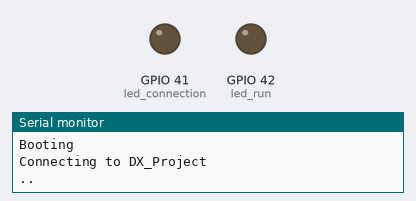
A sketch run on a simulated ESP32. Parts: output pins drawn as LEDs (lit = HIGH), the last lines printed to the serial monitor. WiFi joins after 1.5 s; servers stay silent unless stated; random numbers use the default seed unless the sketch sets one; no MQTT or app messages arrive unless stated.

Above: at 0.6 s.
At 1.7 s:
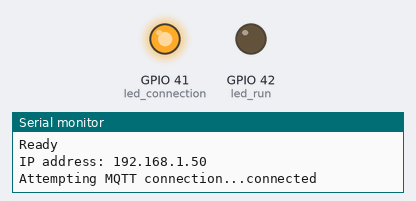
At 70.8 s:
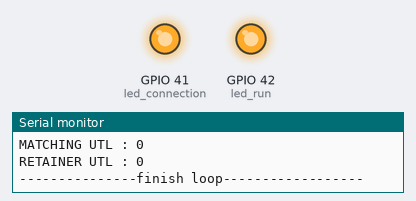
Timing chart, 0 to 77.2 s (numbered marks = the images above):
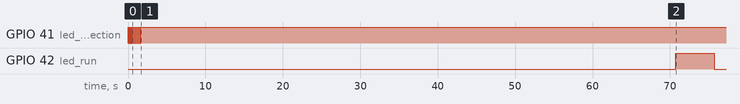

The sketch:

MBRC01_watch_dog.ino
```cpp
#include <WiFi.h>
#include <ESPmDNS.h>
#include <WiFiUdp.h>
#include <ArduinoOTA.h>
#include <PubSubClient.h>
#include <ModbusMaster.h>
#include <esp_task_wdt.h>
#define WDT_TIMEOUT 300

ModbusMaster node;

#define led_connection 41
#define led_run 42


const char* ssid = "DX_Project";
const char* password = "natmms22";
//const char* ssid = "TP-Link_EF46";
//const char* password = "98148813";
const char* mqtt_server = "192.168.1.2";

IPAddress local_IP(192, 168, 1, 12); // Static IP address192.168.100.164
IPAddress gateway(192, 168, 1, 1);    // Gateway IP address
IPAddress subnet(255, 255, 255, 0);     // subnet

char Machine_no[] = "MBRC01";

WiFiClient espClient;
PubSubClient client(espClient);

/*void led()
{
  digitalWrite(led_connection , HIGH);
  delay(100);
  digitalWrite(led_connection , LOW);
  delay(100);
}*/

int count_connection;

void setup_wifi()
{
  esp_task_wdt_reset();
  delay(10);
  // We start by connecting to a WiFi network
  Serial.println();
  Serial.print("Connecting to ");
  Serial.println(ssid);

  WiFi.config(local_IP, gateway, subnet);
  WiFi.mode(WIFI_STA);
  WiFi.begin(ssid, password);

  while (WiFi.status() != WL_CONNECTED)
  {
    esp_task_wdt_reset();
    count_connection++;
    digitalWrite(led_connection, HIGH);delay(100);digitalWrite(led_connection, LOW);delay(100);
    Serial.print(".");
    if(count_connection>20)
    {
      ESP.restart();
    }
  }

  randomSeed(micros());

  Serial.println("");
  Serial.println("WiFi connected");
  Serial.println("IP address: ");
  Serial.println(WiFi.localIP());
}

void callback(char* topic, byte* payload, unsigned int length)
{
  esp_task_wdt_reset();
  Serial.print("Message arrived [");
  Serial.print(topic);
  Serial.print("] ");
  for (int i = 0; i < length; i++) {
    Serial.print((char)payload[i]);
  }
  Serial.println();

  // Switch on the LED if an 1 was received as first character
  if ((char)payload[0] == '1') {
    //digitalWrite(BUILTIN_LED, LOW);   // Turn the LED on (Note that LOW is the voltage level
    // but actually the LED is on; this is because
    // it is active low on the ESP-01)
  } else {
    //digitalWrite(BUILTIN_LED, HIGH);  // Turn the LED off by making the voltage HIGH
  }

}

int timeout ;

void reconnect()
{
  esp_task_wdt_reset();
  // Loop until we're reconnected
  if(!client.connected())
  {
    digitalWrite(led_connection, HIGH);
    Serial.print("Attempting MQTT connection...");
    // Create a random client ID
    String clientId = "ESP8266Client-";
    clientId += String(random(0xffff), HEX);
    // Attempt to connect
    if (client.connect(clientId.c_str())) {
      Serial.println("connected");
      // Once connected, publish an announcement...
      //client.publish("outTopic", "hello world");
      // ... and resubscribe
      client.subscribe("inTopic");
    } else {
      Serial.print("failed, rc=");
      Serial.print(client.state());
      Serial.println(" try again in 5 seconds");
      // Wait 5 seconds before retrying
      //delay(5000);
      digitalWrite(led_connection, HIGH);delay(300);digitalWrite(led_connection, LOW);delay(300);
      timeout++;
      if(timeout >= 10)
      {
        ESP.restart();
      }
    }
  }
}

void setup()
{
  Serial.begin(9600);
  Serial1.begin(9600);
  esp_task_wdt_init(WDT_TIMEOUT, true);
  esp_task_wdt_add(NULL);
  esp_task_wdt_reset();
  node.begin(1,Serial1);
  pinMode ( led_connection , OUTPUT);
  pinMode ( led_run, OUTPUT);
  Serial.println("Booting");
  setup_wifi();

  // Port defaults to 3232
  // ArduinoOTA.setPort(3232);

  // Hostname defaults to esp3232-[MAC]
  ArduinoOTA.setHostname(Machine_no);

  // No authentication by default
  ArduinoOTA.setPassword("1234");

  // Password can be set with it's md5 value as well
  // MD5(admin) = 21232f297a57a5a743894a0e4a801fc3
  // ArduinoOTA.setPasswordHash("21232f297a57a5a743894a0e4a801fc3");

  ArduinoOTA
    .onStart([]() {
      String type;
      if (ArduinoOTA.getCommand() == U_FLASH)
        type = "sketch";
      else // U_SPIFFS
        type = "filesystem";

      // NOTE: if updating SPIFFS this would be the place to unmount SPIFFS using SPIFFS.end()
      Serial.println("Start updating " + type);
    })
    .onEnd([]() {
      Serial.println("\nEnd");
    })
    .onProgress([](unsigned int progress, unsigned int total) {
      Serial.printf("Progress: %u%%\r", (progress / (total / 100)));
    })
    .onError([](ota_error_t error) {
      Serial.printf("Error[%u]: ", error);
      if (error == OTA_AUTH_ERROR) Serial.println("Auth Failed");
      else if (error == OTA_BEGIN_ERROR) Serial.println("Begin Failed");
      else if (error == OTA_CONNECT_ERROR) Serial.println("Connect Failed");
      else if (error == OTA_RECEIVE_ERROR) Serial.println("Receive Failed");
      else if (error == OTA_END_ERROR) Serial.println("End Failed");
    });

  ArduinoOTA.begin();

  Serial.println("Ready");
  Serial.print("IP address: ");
  Serial.println(WiFi.localIP());
  client.setServer(mqtt_server, 1883);
  client.setCallback(callback);
}

//String m108,m94,m76,m62,m60,m28,m26,m19,m6,m63,d330,d332,d334,d336,d338,d340,d342,d352,d344,d346,d348,d350,d32,d226,d616,d936;
//char d0[16],d1[16],d2[16],d3[16],d4[16],d5[16],d6[16],d7[16],d8[16],d9[16],d10[16],d11[16],d12[16],d13[16],d14[16],d15[16],d16[16],d17[16],d18[16],d19[16],d20[16],d21[16],d22[16],d23[16],d24[16],d25[16];
String rssi,D6000,D6002,D6004,D6100,D6102,D6104,D6010,D6020,D6030,D6040,D6050,D6012,D6022,D6032,D6042,D6052,D6080,D6082,D6084,D6086,D6088,D6090,D6310,D6300,D6312,D6302,D32,D6060,D6062,D6070,D6072,D616,D936;

char d_rssi[16],d1[16],d2[16],d3[16],d4[16],d5[16],d6[16],d7[16],d8[16],d9[16],d10[16],d11[16],d12[16],d13[16],d14[16],d15[16],d16[16],d17[16],d18[16],d19[16],d20[16],d21[16],d22[16],d23[16],d24[16],d25[16],d26[16],d27[16],d28[16],d29[16],d30[16],d31[16],d32[16],d33[16];

void loop()
{
  esp_task_wdt_reset();
  rssi = WiFi.RSSI();
  ArduinoOTA.handle();
  if (!client.connected())
  {
    esp_task_wdt_reset();
    reconnect();
  }
  client.loop();
  digitalWrite(led_connection, HIGH);
  digitalWrite(led_run, LOW);
  //digitalWrite(led_connection, HIGH);
  Serial.println("\n---------------starting loop----------------");

  node.readHoldingRegisters(0, 1);
  Serial.print("Daily Total : ");
  Serial.println(node.getResponseBuffer(0));
  D6000 = node.getResponseBuffer(0);
  node.clearResponseBuffer();

  node.readHoldingRegisters(1, 1);
  Serial.print("Daily OK : ");
  Serial.println(node.getResponseBuffer(0));
  D6002 = node.getResponseBuffer(0);
  node.clearResponseBuffer();

  node.readHoldingRegisters(2, 1);
  Serial.print("Daily NG : ");
  Serial.println(node.getResponseBuffer(0));
  D6004 = node.getResponseBuffer(0);
  node.clearResponseBuffer();

  node.readHoldingRegisters(3, 1);
  Serial.print("Shift Total : ");
  Serial.println(node.getResponseBuffer(0));
  D6100 = node.getResponseBuffer(0);
  node.clearResponseBuffer();

  node.readHoldingRegisters(4, 1);
  Serial.print("Shift OK : ");
  Serial.println(node.getResponseBuffer(0));
  D6102 = node.getResponseBuffer(0);
  node.clearResponseBuffer();

  node.readHoldingRegisters(5, 1);
  Serial.print("Shift NG : ");
  Serial.println(node.getResponseBuffer(0));
  D6104 = node.getResponseBuffer(0);
  node.clearResponseBuffer();

  node.readHoldingRegisters(6, 1);
  Serial.print("C1 OK : ");
  Serial.println(node.getResponseBuffer(0));
  D6010 = node.getResponseBuffer(0);
  node.clearResponseBuffer();

  node.readHoldingRegisters(7, 1);
  Serial.print("C2 OK : ");
  Serial.println(node.getResponseBuffer(0));
  D6020 = node.getResponseBuffer(0);
  node.clearResponseBuffer();

  node.readHoldingRegisters(8, 1);
  Serial.print("C3 OK : ");
  Serial.println(node.getResponseBuffer(0));
  D6030 = node.getResponseBuffer(0);
  node.clearResponseBuffer();

  node.readHoldingRegisters(9, 1);
  Serial.print("C4 OK : ");
  Serial.println(node.getResponseBuffer(0));
  D6040 = node.getResponseBuffer(0);
  node.clearResponseBuffer();

  node.readHoldingRegisters(10, 1);
  Serial.print("C5 OK : ");
  Serial.println(node.getResponseBuffer(0));
  D6050 = node.getResponseBuffer(0);
  node.clearResponseBuffer();

  node.readHoldingRegisters(11, 1);
  Serial.print("C1 NG : ");
  Serial.println(node.getResponseBuffer(0));
  D6012 = node.getResponseBuffer(0);
  node.clearResponseBuffer();

  node.readHoldingRegisters(12, 1);
  Serial.print("C2 NG : ");
  Serial.println(node.getResponseBuffer(0));
  D6022 = node.getResponseBuffer(0);
  node.clearResponseBuffer();

  node.readHoldingRegisters(13, 1);
  Serial.print("C3 NG : ");
  Serial.println(node.getResponseBuffer(0));
  D6032 = node.getResponseBuffer(0);
  node.clearResponseBuffer();

  node.readHoldingRegisters(14, 1);
  Serial.print("C4 NG : ");
  Serial.println(node.getResponseBuffer(0));
  D6042 = node.getResponseBuffer(0);
  node.clearResponseBuffer();

  node.readHoldingRegisters(15, 1);
  Serial.print("C5 NG : ");
  Serial.println(node.getResponseBuffer(0));
  D6052 = node.getResponseBuffer(0);
  node.clearResponseBuffer();

  node.readHoldingRegisters(16, 1);
  Serial.print("D2 RTNR NG : ");
  Serial.println(node.getResponseBuffer(0));
  D6080 = node.getResponseBuffer(0);
  node.clearResponseBuffer();

  node.readHoldingRegisters(17, 1);
  Serial.print("D1 RTNR NG : ");
  Serial.println(node.getResponseBuffer(0));
  D6082 = node.getResponseBuffer(0);
  node.clearResponseBuffer();

  node.readHoldingRegisters(18, 1);
  Serial.print("PRE PRESS NG : ");
  Serial.println(node.getResponseBuffer(0));
  D6084 = node.getResponseBuffer(0);
  node.clearResponseBuffer();

  node.readHoldingRegisters(19, 1);
  Serial.print("MAIN PRESS NG : ");
  Serial.println(node.getResponseBuffer(0));
  D6086 = node.getResponseBuffer(0);
  node.clearResponseBuffer();

  node.readHoldingRegisters(20, 1);
  Serial.print("PRESS CHECK NG : ");
  Serial.println(node.getResponseBuffer(0));
  D6088 = node.getResponseBuffer(0);
  node.clearResponseBuffer();

  node.readHoldingRegisters(21, 1);
  Serial.print("RTNR CAMERA NG : ");
  Serial.println(node.getResponseBuffer(0));
  D6090 = node.getResponseBuffer(0);
  node.clearResponseBuffer();

  node.readHoldingRegisters(22, 1);
  Serial.print("BALL NG TOTAL DAILY : ");
  Serial.println(node.getResponseBuffer(0));
  D6310 = node.getResponseBuffer(0);
  node.clearResponseBuffer();

  node.readHoldingRegisters(23, 1);
  Serial.print("BALL NG TOTAL SHIFT : ");
  Serial.println(node.getResponseBuffer(0));
  D6300 = node.getResponseBuffer(0);
  node.clearResponseBuffer();

  node.readHoldingRegisters(24, 1);
  Serial.print("NG DATA TOTAL DAILY : ");
  Serial.println(node.getResponseBuffer(0));
  D6312 = node.getResponseBuffer(0);
  node.clearResponseBuffer();

  node.readHoldingRegisters(25, 1);
  Serial.print("NG DATA TOTAL SHIFT : ");
  Serial.println(node.getResponseBuffer(0));
  D6302 = node.getResponseBuffer(0);
  node.clearResponseBuffer();

  node.readHoldingRegisters(26, 1);
  Serial.print("CYCLE TIME : ");
  Serial.println(node.getResponseBuffer(0));
  D32 = node.getResponseBuffer(0);
  node.clearResponseBuffer();

  node.readHoldingRegisters(27, 1);
  Serial.print("BALL CHECK CAMERA Q'TY : ");
  Serial.println(node.getResponseBuffer(0));
  D6060 = node.getResponseBuffer(0);
  node.clearResponseBuffer();
  delay(500);

  node.readHoldingRegisters(28, 1);
  Serial.print("BALL CHECK CAMERA ANGLE : ");
  Serial.println(node.getResponseBuffer(0));
  D6062 = node.getResponseBuffer(0);
  node.clearResponseBuffer();
  delay(500);

  node.readHoldingRegisters(29, 1);
  Serial.print("SEPARATE NG 1ST : ");
  Serial.println(node.getResponseBuffer(0));
  D6070 = node.getResponseBuffer(0);
  node.clearResponseBuffer();
  delay(500);

  node.readHoldingRegisters(30, 1);
  Serial.print("SEPARATE NG 2ND : ");
  Serial.println(node.getResponseBuffer(0));
  D6072 = node.getResponseBuffer(0);
  node.clearResponseBuffer();
  delay(500);

  node.readHoldingRegisters(31, 1);
  Serial.print("MATCHING UTL : ");
  Serial.println(node.getResponseBuffer(0));
  D616 = node.getResponseBuffer(0);
  node.clearResponseBuffer();
  delay(500);

  node.readHoldingRegisters(32, 1);
  Serial.print("RETAINER UTL : ");
  Serial.println(node.getResponseBuffer(0));
  D936 = node.getResponseBuffer(0);
  node.clearResponseBuffer();
  delay(500);
  esp_task_wdt_reset();
  digitalWrite(led_run, HIGH);

  D6000.toCharArray(d1, 16);client.publish("MBRC01/D6000", d1);
  D6002.toCharArray(d2, 16);client.publish("MBRC01/D6002", d2);
  D6004.toCharArray(d3, 16);client.publish("MBRC01/D6004", d3);
  D6100.toCharArray(d4, 16);client.publish("MBRC01/D6100", d4);
  D6102.toCharArray(d5, 16);client.publish("MBRC01/D6102", d5);
  D6104.toCharArray(d6, 16);client.publish("MBRC01/D6104", d6);
  D6010.toCharArray(d7, 16);client.publish("MBRC01/D6010", d7);
  D6020.toCharArray(d8, 16);client.publish("MBRC01/D6020", d8);
  D6030.toCharArray(d9, 16);client.publish("MBRC01/D6030", d9);
  D6040.toCharArray(d10, 16);client.publish("MBRC01/D6040", d10);
  D6050.toCharArray(d11, 16);client.publish("MBRC01/D6050", d11);
  D6012.toCharArray(d12, 16);client.publish("MBRC01/D6012", d12);
  D6022.toCharArray(d13, 16);client.publish("MBRC01/D6022", d13);
  D6032.toCharArray(d14, 16);client.publish("MBRC01/D6032", d14);
  D6042.toCharArray(d15, 16);client.publish("MBRC01/D6042", d15);
  D6052.toCharArray(d16, 16);client.publish("MBRC01/D6052", d16);
  D6080.toCharArray(d17, 16);client.publish("MBRC01/D6080", d17);
  D6082.toCharArray(d18, 16);client.publish("MBRC01/D6082", d18);
  D6084.toCharArray(d19, 16);client.publish("MBRC01/D6084", d19);
  D6086.toCharArray(d20, 16);client.publish("MBRC01/D6086", d20);
  D6088.toCharArray(d21, 16);client.publish("MBRC01/D6088", d21);
  D6090.toCharArray(d22, 16);client.publish("MBRC01/D6090", d22);
  D6310.toCharArray(d23, 16);client.publish("MBRC01/D6310", d23);
  D6300.toCharArray(d24, 16);client.publish("MBRC01/D6300", d24);
  D6312.toCharArray(d25, 16);client.publish("MBRC01/D6312", d25);
  D6302.toCharArray(d26, 16);client.publish("MBRC01/D6302", d26);
  D32.toCharArray(d27, 16);client.publish("MBRC01/D32", d27);
  D6060.toCharArray(d28, 16);client.publish("MBRC01/D6060", d28);
  D6062.toCharArray(d29, 16);client.publish("MBRC01/D6062", d29);
  D6070.toCharArray(d30, 16);client.publish("MBRC01/D6070", d30);
  D6072.toCharArray(d31, 16);client.publish("MBRC01/D6072", d31);
  D616.toCharArray(d32, 16);client.publish("MBRC01/D616", d32);
  D936.toCharArray(d33, 16);client.publish("MBRC01/D936", d33);
  rssi.toCharArray(d_rssi, 16);client.publish("MBRC01/rssi", d_rssi);
  esp_task_wdt_reset();
  Serial.println("\n---------------finish loop------------------\n\n");
  delay(5000);
}
```

Measured:
- by itself, GPIO 41 (led_connection): alternates HIGH for 0.10 s and LOW for 0.10 s, 16 changes in all, then stays HIGH
- by itself, GPIO 42 (led_run): LOW → HIGH at 70.7 s, → LOW 5.0 s later
